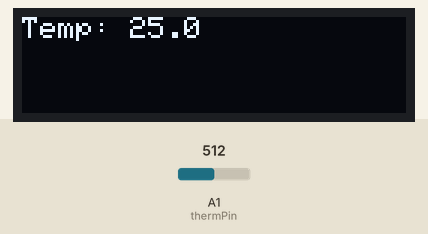
This sketch was run on a simulated Arduino Uno, built with avr-gcc and run on an emulated ATmega328P. Shown: 128×32 one-colour display. The inputs (shaded band) are chosen by the test bench; at power-on: A1 (thermPin) = 512. The display library's start-up logo is not drawn; what the sketch prints to the serial monitor is not drawn.

Above: at 1.2 s.
1.3 s: A1 (thermPin) set to 520
At 3.4 s:
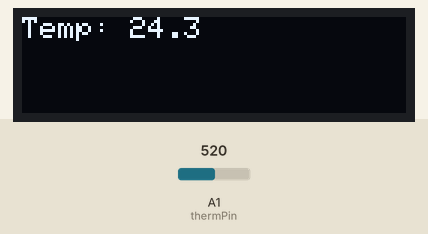
3.7 s: A1 (thermPin) set to 1005
At 5.0 s:
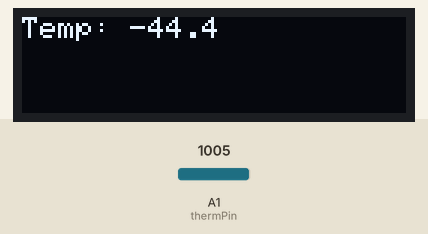
5.8 s: A1 (thermPin) set to 1023
At 7.8 s:
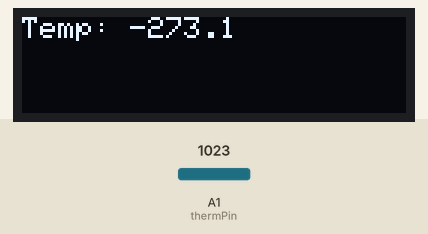
Timing chart, 0 to 9.3 s (numbered marks = the images above; inputs shaded):
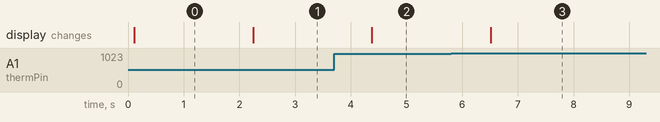

Measured:
- the behaviour switches between 512 and 513 on A1 (thermPin) (found by bisection; images 0 and 1)
- after the input at 1.3 s, the display: changes after 0.94 s (image 1)
- after the input at 3.7 s, the display: changes after 0.68 s (image 2)
- after the input at 5.8 s, the display: changes after 0.71 s (image 3)

The sketch:

temp_sensor.ino
```cpp
// TEMP SENSOR on A1
// remove delays and replace with milli??
// add to main code and output to screen
// remove serial printing


// screen

#include <Wire.h>                     // This library allows you to communicate with I2C / TWI devices
#include <Adafruit_GFX.h>             // Adafruit graphics library
#include <Adafruit_SSD1306.h>         // Adafruit Monochrome OLEDs library based on SSD1306 drivers
#define OLED_RESET 4                  // Reset pin # (or -1 if sharing Arduino reset pin)
Adafruit_SSD1306 display(OLED_RESET); // ? not sure what this is

// temp

#define thermResistor 10000             // the value of the 'other' resistor
#define thermNominal 10000              // resistance at 25 degrees C
#define tempNominal 25                  // temp. for nominal resistance (almost always 25 C)
#define bco 3950                        // The beta coefficient of the thermistor (usually 3000-4000)
#define thermPin A1                     // What pin to connect the sensor to
#define thermSamples 5                  // how many samples to take for averaging the thermistor sensor reading - more takes loger

uint16_t samples[thermSamples];         // create a place to store ???

void setup(void) {

  display.begin(SSD1306_SWITCHCAPVCC, 0x3D);  // initialize with the I2C addr 0x3C (for the 128x32)
  display.display();                          // display the display!
  display.clearDisplay();                     // clear the buffer.
  display.setTextSize(1);                     //
  display.setCursor(0, 0);                    // this is supposed to position the text on screen, but doesn't work for me
  display.setTextColor(WHITE);

  Serial.begin(9600);                   // initialize serial communication at 9600 bits per second:
  analogReference(EXTERNAL);            // connect AREF to 3.3V and use that as VCC, less noisy!
}

void loop(void) {

  uint8_t i;                            // set a 8-bit integer as 'i'
  float thermValue;                     // create a place to store thermistor value

                                        // take N samples in a row, with a slight delay
  for (i=0; i< thermSamples; i++) {
   samples[i] = analogRead(thermPin);   // read the thermistor value
   delay(10);
  }

                                        // average all the samples out
  thermValue = 0;
  for (i=0; i< thermSamples; i++) {
     thermValue += samples[i];
  }
  thermValue /= thermSamples;

  Serial.print("Avg analog reading ");
  Serial.println(thermValue);                   // print out the value you read:

                                                // convert the value to resistance
  thermValue = 1023 / thermValue - 1;           // (1023/ADC - 1)
  thermValue = thermResistor / thermValue;      // 10K / (1023/ADC - 1)

  Serial.print("Thermistor resistance ");
  Serial.println(thermValue);

// averaging thingy for the temperature reading
  float steinhart;
  steinhart = thermValue / thermNominal;        // (R/Ro)
  steinhart = log(steinhart);                   // ln(R/Ro)
  steinhart /= bco;                             // 1/B * ln(R/Ro)
  steinhart += 1.0 / (tempNominal + 273.15);    // + (1/To)
  steinhart = 1.0 / steinhart;                  // Invert
  steinhart -= 273.15;                          // convert to C


 // OLED Printout
   display.setCursor(0, 0);
  display.print("Temp: ");
  display.println(steinhart,1);
  display.display();                                //you have to tell the display to...display
//  delay(20);
  display.clearDisplay();


  delay(1000);
}
```
